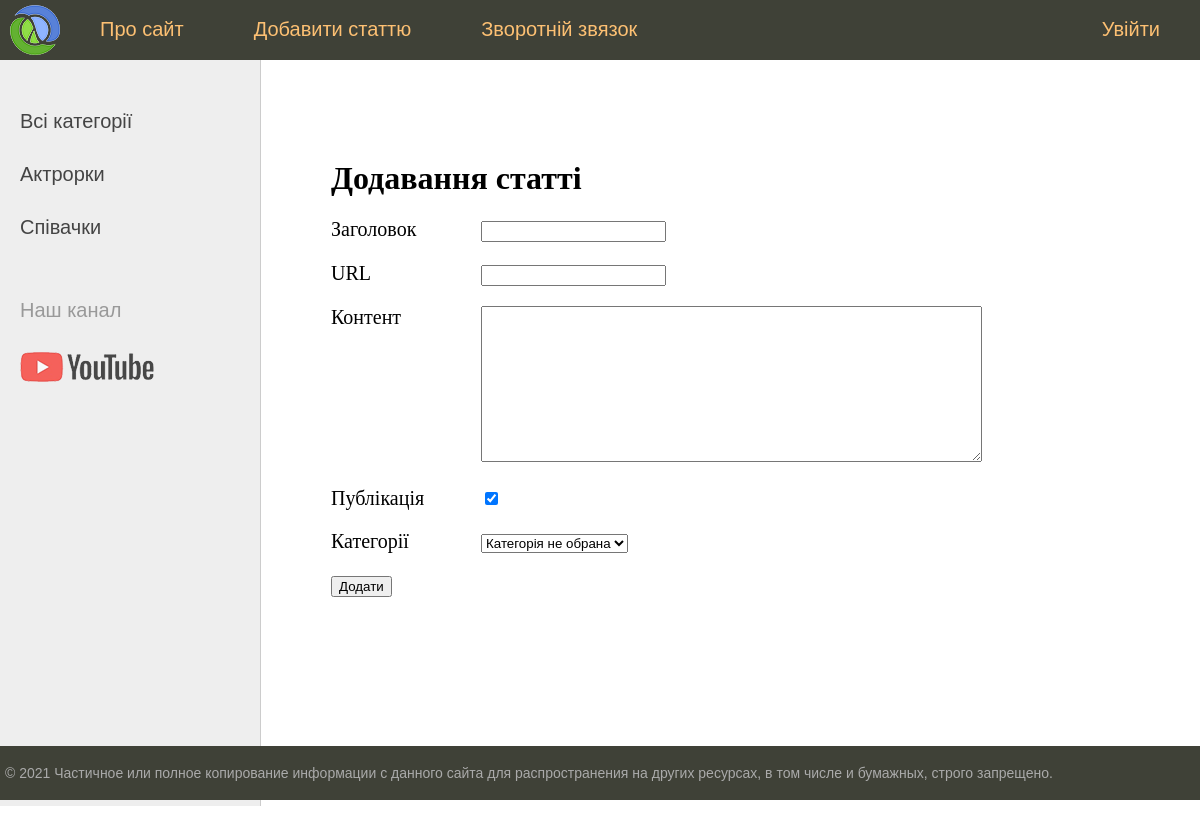
The page /addpage/ on the database as committed earlier.
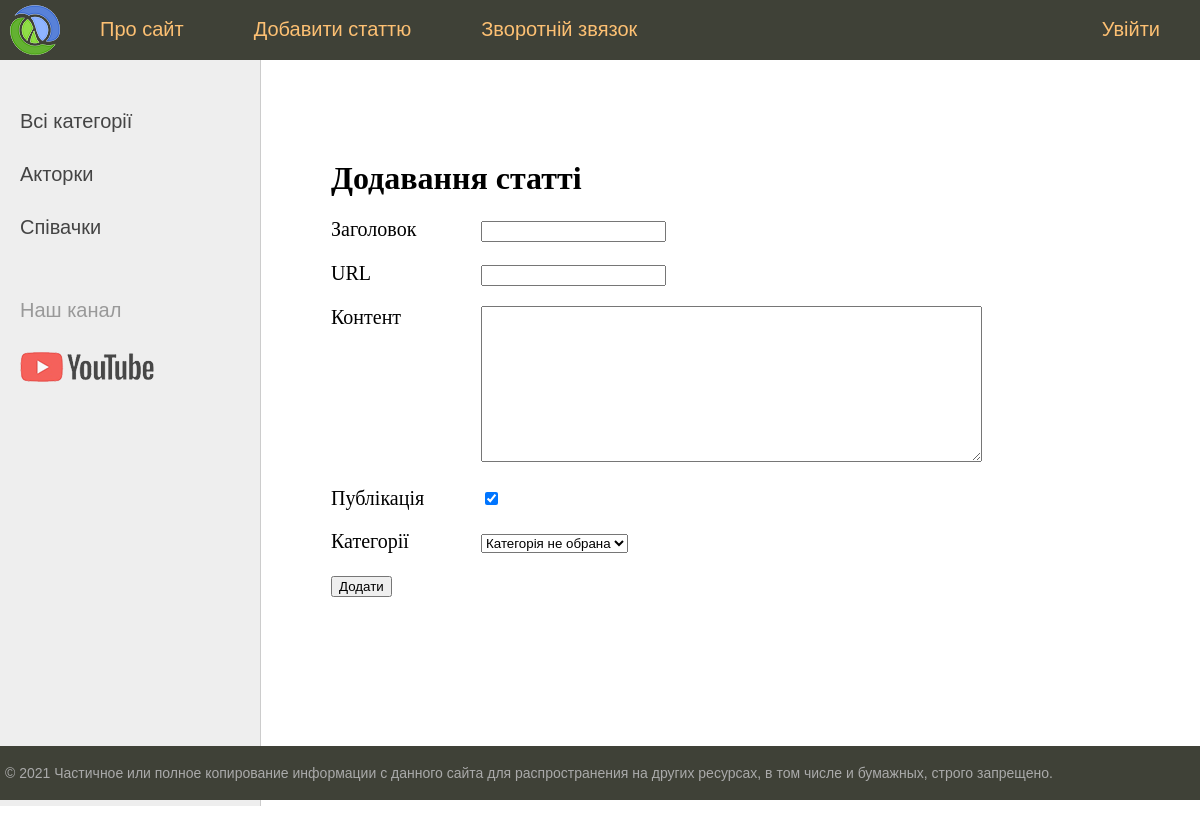
The same page on the database as committed later.
### women/models.py (models this page shows)
class Category(models.Model):
    name = models.CharField(max_length=100, db_index=True,
                                verbose_name='Категорія')
    slug = models.SlugField(max_length=255, unique=True,
                                db_index=True, verbose_name='URL')
    def __str__(self):
        return self.name
    def get_ablosute_url(self):
        return reverse('category', kwargs={'cat_id':self.pk})
    class Meta:
        verbose_name = 'Категорію'
        verbose_name_plural = 'Категорії'
        ordering = ['id']

### women/views.py (the view)
# urls.py: path('addpage/', addpage, name='add_page'),
def addpage(request):
    if request.method == 'POST':
        form = AddPostForms(request.POST)
        if form.is_valid():
            try:
                Women.objects.create(**form.cleaned_data)
                return redirect('home')
            except:
                form.add_error(None, 'Помилка додавання статті')
    else:
        form = AddPostForms()
    return render(request, 'women/addpage.html',
                {'form':form, 'menu':menu, 'title':'Додавання статті'})

### women/forms.py
class AddPostForms(forms.Form):
    title = forms.CharField(max_length=255, label='Заголовок')
    slug = forms.SlugField(max_length=255, label='URL')
    content = forms.CharField(widget=forms.Textarea(attrs={'cols':60,
                                                'rows':10}), label='Контент')
    is_published = forms.BooleanField(label='Публікація',
                                                required=False, initial=True)
    cat = forms.ModelChoiceField(queryset=Category.objects.all(),
                        label='Категорії', empty_label='Категорія не обрана')

### women/templatetags/women_tags.py (called while the page is built)
@register.simple_tag(name='getcats')
def get_categories(filter=None):
    if not filter:
        return Category.objects.all()
    else:
        return Category.objects.filter(pk=filter)

@register.inclusion_tag('women/list_categories.html')
def show_categories(sort=None, cat_selected=0):
    if not sort:
        cats = Category.objects.all()
    else:
        cats = Category.objects.order_by(sort)
    return {'cats':cats, 'cat_selected':cat_selected}

### women/templates/women/addpage.html (shortened to what this page needs)
{% extends 'women/base.html' %}
{% block content %}
    <h1>{{ title }}</h1>
    <form action="{% url 'add_page' %}" method="post">
        {% for f in form %}
            <p><label for="{{ f.id_for_laber }}" class="form-label">
                {{ f.label }}
            </label>{{ f }}</p>
        {% endfor %}
        <button type="submit">Додати</button>
    </form>
{% endblock %}

### women/templates/women/list_categories.html
{% for c in cats %}
    {% if c.pk == cat_selected %}
        <li class="selected">{{ c.name }}</li>
    {% else %}
        <li><a href="{{ c.get_ablosute_url }}">{{ c.name }}</a></li>
    {% endif %}
{% endfor %}

Rows that differ between the two databases and show on the page:
changed Category: name "Актрорки" → "Акторки"
